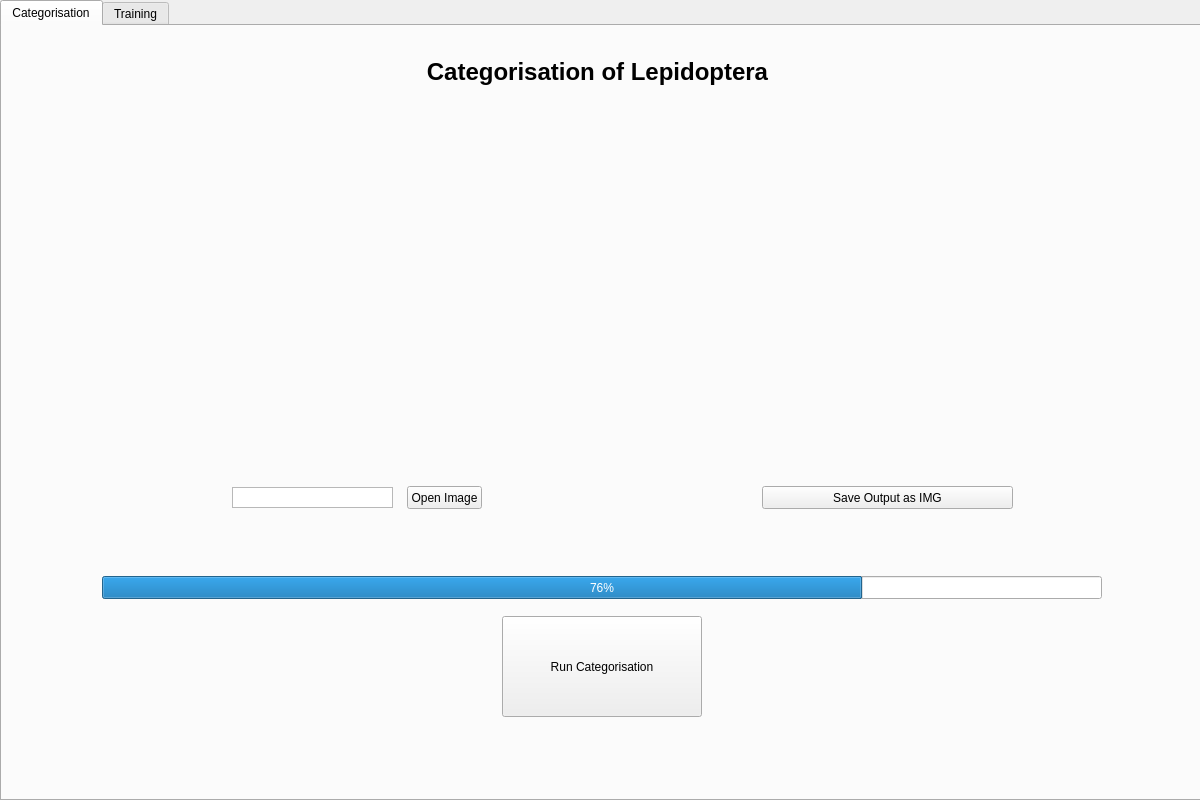
<?xml version="1.0" encoding="UTF-8"?>
<ui version="4.0">
 <class>MainWindow</class>
 <widget class="QMainWindow" name="MainWindow">
  <property name="geometry">
   <rect>
    <x>0</x>
    <y>0</y>
    <width>1200</width>
    <height>800</height>
   </rect>
  </property>
  <property name="sizePolicy">
   <sizepolicy hsizetype="Fixed" vsizetype="Fixed">
    <horstretch>0</horstretch>
    <verstretch>0</verstretch>
   </sizepolicy>
  </property>
  <property name="minimumSize">
   <size>
    <width>1200</width>
    <height>800</height>
   </size>
  </property>
  <property name="maximumSize">
   <size>
    <width>1200</width>
    <height>800</height>
   </size>
  </property>
  <property name="windowTitle">
   <string>Categorisation of Lepidoptera</string>
  </property>
  <property name="autoFillBackground">
   <bool>false</bool>
  </property>
  <widget class="QWidget" name="centralwidget">
   <widget class="QTabWidget" name="tabWidget">
    <property name="geometry">
     <rect>
      <x>0</x>
      <y>0</y>
      <width>1201</width>
      <height>801</height>
     </rect>
    </property>
    <property name="sizePolicy">
     <sizepolicy hsizetype="Maximum" vsizetype="Maximum">
      <horstretch>0</horstretch>
      <verstretch>0</verstretch>
     </sizepolicy>
    </property>
    <property name="autoFillBackground">
     <bool>false</bool>
    </property>
    <property name="tabShape">
     <enum>QTabWidget::Rounded</enum>
    </property>
    <property name="currentIndex">
     <number>0</number>
    </property>
    <widget class="QWidget" name="Categorisation">
     <property name="sizePolicy">
      <sizepolicy hsizetype="Maximum" vsizetype="Maximum">
       <horstretch>0</horstretch>
       <verstretch>0</verstretch>
      </sizepolicy>
     </property>
     <attribute name="title">
      <string>Categorisation</string>
     </attribute>
     <widget class="QLabel" name="categorisation_title">
      <property name="geometry">
       <rect>
        <x>0</x>
        <y>20</y>
        <width>1191</width>
        <height>51</height>
       </rect>
      </property>
      <property name="font">
       <font>
        <pointsize>18</pointsize>
        <weight>75</weight>
        <bold>true</bold>
       </font>
      </property>
      <property name="text">
       <string>Categorisation of Lepidoptera</string>
      </property>
      <property name="scaledContents">
       <bool>true</bool>
      </property>
      <property name="alignment">
       <set>Qt::AlignCenter</set>
      </property>
     </widget>
     <widget class="QLabel" name="background">
      <property name="geometry">
       <rect>
        <x>-10</x>
        <y>0</y>
        <width>1221</width>
        <height>791</height>
       </rect>
      </property>
      <property name="text">
       <string/>
      </property>
      <property name="pixmap">
       <pixmap>IMG/backgroundblur.jpg</pixmap>
      </property>
      <property name="scaledContents">
       <bool>true</bool>
      </property>
     </widget>
     <widget class="QLabel" name="selected_image">
      <property name="geometry">
       <rect>
        <x>230</x>
        <y>200</y>
        <width>250</width>
        <height>250</height>
       </rect>
      </property>
      <property name="text">
       <string/>
      </property>
      <property name="pixmap">
       <pixmap>IMG/0010025.png</pixmap>
      </property>
      <property name="scaledContents">
       <bool>true</bool>
      </property>
     </widget>
     <widget class="QLabel" name="results_image">
      <property name="geometry">
       <rect>
        <x>760</x>
        <y>200</y>
        <width>250</width>
        <height>250</height>
       </rect>
      </property>
      <property name="sizePolicy">
       <sizepolicy hsizetype="Fixed" vsizetype="Fixed">
        <horstretch>0</horstretch>
        <verstretch>0</verstretch>
       </sizepolicy>
      </property>
      <property name="text">
       <string/>
      </property>
      <property name="pixmap">
       <pixmap>IMG/nograph.png</pixmap>
      </property>
     </widget>
     <widget class="QProgressBar" name="cat_progressBar">
      <property name="geometry">
       <rect>
        <x>100</x>
        <y>550</y>
        <width>1000</width>
        <height>23</height>
       </rect>
      </property>
      <property name="value">
       <number>76</number>
      </property>
     </widget>
     <widget class="QPushButton" name="run_cat">
      <property name="geometry">
       <rect>
        <x>500</x>
        <y>590</y>
        <width>200</width>
        <height>101</height>
       </rect>
      </property>
      <property name="text">
       <string>Run Categorisation</string>
      </property>
     </widget>
     <widget class="QPushButton" name="open_target_btn">
      <property name="geometry">
       <rect>
        <x>405</x>
        <y>460</y>
        <width>75</width>
        <height>23</height>
       </rect>
      </property>
      <property name="text">
       <string>Open Image</string>
      </property>
     </widget>
     <widget class="QPushButton" name="save_output_btn">
      <property name="geometry">
       <rect>
        <x>760</x>
        <y>460</y>
        <width>251</width>
        <height>23</height>
       </rect>
      </property>
      <property name="text">
       <string>Save Output as IMG</string>
      </property>
     </widget>
     <widget class="QPlainTextEdit" name="target_img_src">
      <property name="geometry">
       <rect>
        <x>230</x>
        <y>461</y>
        <width>161</width>
        <height>21</height>
       </rect>
      </property>
      <property name="verticalScrollBarPolicy">
       <enum>Qt::ScrollBarAlwaysOff</enum>
      </property>
      <property name="readOnly">
       <bool>true</bool>
      </property>
     </widget>
     <zorder>background</zorder>
     <zorder>categorisation_title</zorder>
     <zorder>selected_image</zorder>
     <zorder>results_image</zorder>
     <zorder>cat_progressBar</zorder>
     <zorder>run_cat</zorder>
     <zorder>open_target_btn</zorder>
     <zorder>save_output_btn</zorder>
     <zorder>target_img_src</zorder>
    </widget>
    <widget class="QWidget" name="Training">
     <attribute name="title">
      <string>Training</string>
     </attribute>
     <widget class="QLabel" name="training_title">
      <property name="geometry">
       <rect>
        <x>0</x>
        <y>20</y>
        <width>1191</width>
        <height>51</height>
       </rect>
      </property>
      <property name="font">
       <font>
        <pointsize>18</pointsize>
        <weight>75</weight>
        <bold>true</bold>
       </font>
      </property>
      <property name="text">
       <string>Training</string>
      </property>
      <property name="alignment">
       <set>Qt::AlignCenter</set>
      </property>
     </widget>
     <widget class="QLabel" name="background_2">
      <property name="geometry">
       <rect>
        <x>-10</x>
        <y>0</y>
        <width>1221</width>
        <height>791</height>
       </rect>
      </property>
      <property name="text">
       <string/>
      </property>
      <property name="pixmap">
       <pixmap>IMG/backgroundblur.jpg</pixmap>
      </property>
      <property name="scaledContents">
       <bool>true</bool>
      </property>
     </widget>
     <widget class="QLabel" name="imgaug_info_lbl">
      <property name="geometry">
       <rect>
        <x>70</x>
        <y>170</y>
        <width>161</width>
        <height>16</height>
       </rect>
      </property>
      <property name="text">
       <string>With Image Augmentation?</string>
      </property>
     </widget>
     <widget class="QLabel" name="passes_info_lbl">
      <property name="geometry">
       <rect>
        <x>70</x>
        <y>220</y>
        <width>131</width>
        <height>16</height>
       </rect>
      </property>
      <property name="text">
       <string>No. Of Passes</string>
      </property>
     </widget>
     <widget class="QSpinBox" name="passes_spinbox">
      <property name="geometry">
       <rect>
        <x>330</x>
        <y>220</y>
        <width>70</width>
        <height>25</height>
       </rect>
      </property>
      <property name="minimum">
       <number>1</number>
      </property>
      <property name="maximum">
       <number>10000</number>
      </property>
     </widget>
     <widget class="QComboBox" name="comboBox">
      <property name="geometry">
       <rect>
        <x>330</x>
        <y>170</y>
        <width>70</width>
        <height>25</height>
       </rect>
      </property>
      <property name="currentText">
       <string>YES</string>
      </property>
      <property name="currentIndex">
       <number>0</number>
      </property>
      <item>
       <property name="text">
        <string>YES</string>
       </property>
      </item>
      <item>
       <property name="text">
        <string>NO</string>
       </property>
      </item>
     </widget>
     <widget class="QPushButton" name="imgaug_info_btn">
      <property name="geometry">
       <rect>
        <x>250</x>
        <y>170</y>
        <width>25</width>
        <height>25</height>
       </rect>
      </property>
      <property name="text">
       <string/>
      </property>
      <property name="icon">
       <iconset>
        <normaloff>IMG/info.png</normaloff>IMG/info.png</iconset>
      </property>
     </widget>
     <widget class="QPushButton" name="passes_info_btn">
      <property name="geometry">
       <rect>
        <x>250</x>
        <y>220</y>
        <width>25</width>
        <height>25</height>
       </rect>
      </property>
      <property name="text">
       <string/>
      </property>
      <property name="icon">
       <iconset>
        <normaloff>IMG/info.png</normaloff>IMG/info.png</iconset>
      </property>
     </widget>
     <widget class="QProgressBar" name="train_progressBar">
      <property name="geometry">
       <rect>
        <x>100</x>
        <y>550</y>
        <width>1000</width>
        <height>23</height>
       </rect>
      </property>
      <property name="value">
       <number>24</number>
      </property>
     </widget>
     <widget class="QPushButton" name="run_train">
      <property name="geometry">
       <rect>
        <x>500</x>
        <y>590</y>
        <width>200</width>
        <height>101</height>
       </rect>
      </property>
      <property name="text">
       <string>Run Training</string>
      </property>
     </widget>
     <zorder>background_2</zorder>
     <zorder>training_title</zorder>
     <zorder>imgaug_info_lbl</zorder>
     <zorder>passes_info_lbl</zorder>
     <zorder>passes_spinbox</zorder>
     <zorder>comboBox</zorder>
     <zorder>imgaug_info_btn</zorder>
     <zorder>passes_info_btn</zorder>
     <zorder>train_progressBar</zorder>
     <zorder>run_train</zorder>
    </widget>
   </widget>
  </widget>
 </widget>
 <resources/>
 <connections/>
</ui>
